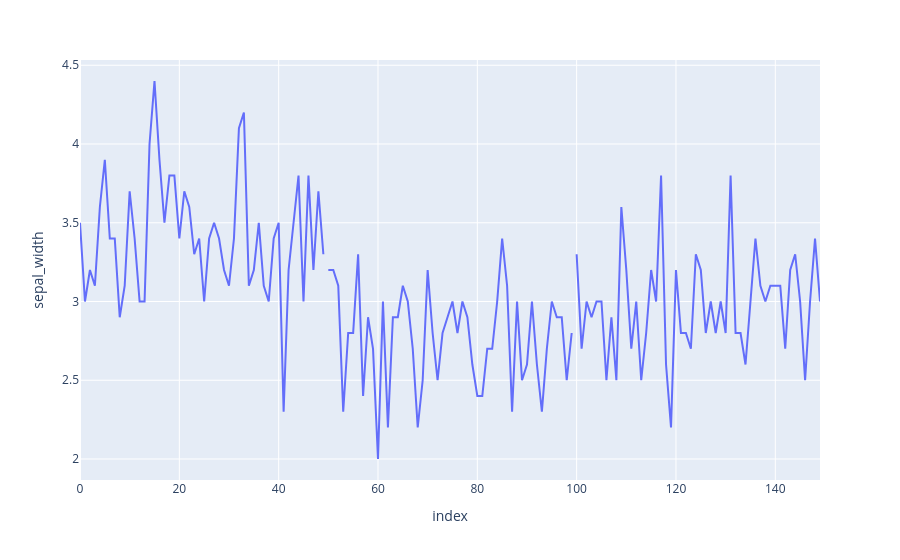

Write notebook code for a chart like this one.
### Markdown cell above
## Line Chart

### Code cell
import plotly.express as px
 
# using the iris dataset
df = px.data.iris()
 
# plotting the line chart
fig = px.line(df, y="sepal_width", line_group='species')
 
# showing the plot
fig.show()

### Figure 1 — Plotly figure (JSON) as saved in the notebook; plotly's stock layout.template omitted (floating-point values rounded to 4 significant figures)
{"data": [{"hovertemplate": "species=setosa<br>index=%{x}<br>sepal_width=%{y}<extra></extra>", "legendgroup": "", "line": {"color": "#636efa", "dash": "solid"}, "marker": {"symbol": "circle"}, "mode": "lines", "name": "", "orientation": "v", "showlegend": false, "type": "scatter", "x": [0, 1, 2, 3, 4, 5, 6, 7, 8, 9, 10, 11, 12, 13, 14, 15, 16, 17, 18, 19, 20, 21, 22, 23, 24, 25, 26, 27, 28, 29, 30, 31, 32, 33, 34, 35, 36, 37, 38, 39, 40, 41, 42, 43, 44, 45, 46, 47, 48, 49], "xaxis": "x", "y": [3.5, 3, 3.2, 3.1, 3.6, 3.9, 3.4, 3.4, 2.9, 3.1, 3.7, 3.4, 3, 3, 4, 4.4, 3.9, 3.5, 3.8, 3.8, 3.4, 3.7, 3.6, 3.3, 3.4, 3, 3.4, 3.5, 3.4, 3.2, 3.1, 3.4, 4.1, 4.2, 3.1, 3.2, 3.5, 3.1, 3, 3.4, 3.5, 2.3, 3.2, 3.5, 3.8, 3, 3.8, 3.2, 3.7, 3.3], "yaxis": "y"}, {"hovertemplate": "species=versicolor<br>index=%{x}<br>sepal_width=%{y}<extra></extra>", "legendgroup": "", "line": {"color": "#636efa", "dash": "solid"}, "marker": {"symbol": "circle"}, "mode": "lines", "name": "", "orientation": "v", "showlegend": false, "type": "scatter", "x": [50, 51, 52, 53, 54, 55, 56, 57, 58, 59, 60, 61, 62, 63, 64, 65, 66, 67, 68, 69, 70, 71, 72, 73, 74, 75, 76, 77, 78, 79, 80, 81, 82, 83, 84, 85, 86, 87, 88, 89, 90, 91, 92, 93, 94, 95, 96, 97, 98, 99], "xaxis": "x", "y": [3.2, 3.2, 3.1, 2.3, 2.8, 2.8, 3.3, 2.4, 2.9, 2.7, 2, 3, 2.2, 2.9, 2.9, 3.1, 3, 2.7, 2.2, 2.5, 3.2, 2.8, 2.5, 2.8, 2.9, 3, 2.8, 3, 2.9, 2.6, 2.4, 2.4, 2.7, 2.7, 3, 3.4, 3.1, 2.3, 3, 2.5, 2.6, 3, 2.6, 2.3, 2.7, 3, 2.9, 2.9, 2.5, 2.8], "yaxis": "y"}, {"hovertemplate": "species=virginica<br>index=%{x}<br>sepal_width=%{y}<extra></extra>", "legendgroup": "", "line": {"color": "#636efa", "dash": "solid"}, "marker": {"symbol": "circle"}, "mode": "lines", "name": "", "orientation": "v", "showlegend": false, "type": "scatter", "x": [100, 101, 102, 103, 104, 105, 106, 107, 108, 109, 110, 111, 112, 113, 114, 115, 116, 117, 118, 119, 120, 121, 122, 123, 124, 125, 126, 127, 128, 129, 130, 131, 132, 133, 134, 135, 136, 137, 138, 139, 140, 141, 142, 143, 144, 145, 146, 147, 148, 149], "xaxis": "x", "y": [3.3, 2.7, 3, 2.9, 3, 3, 2.5, 2.9, 2.5, 3.6, 3.2, 2.7, 3, 2.5, 2.8, 3.2, 3, 3.8, 2.6, 2.2, 3.2, 2.8, 2.8, 2.7, 3.3, 3.2, 2.8, 3, 2.8, 3, 2.8, 3.8, 2.8, 2.8, 2.6, 3, 3.4, 3.1, 3, 3.1, 3.1, 3.1, 2.7, 3.2, 3.3, 3, 2.5, 3, 3.4, 3], "yaxis": "y"}], "layout": {"legend": {"tracegroupgap": 0}, "margin": {"t": 60}, "xaxis": {"anchor": "y", "domain": [0, 1], "title": {"text": "index"}}, "yaxis": {"anchor": "x", "domain": [0, 1], "title": {"text": "sepal_width"}}}}
